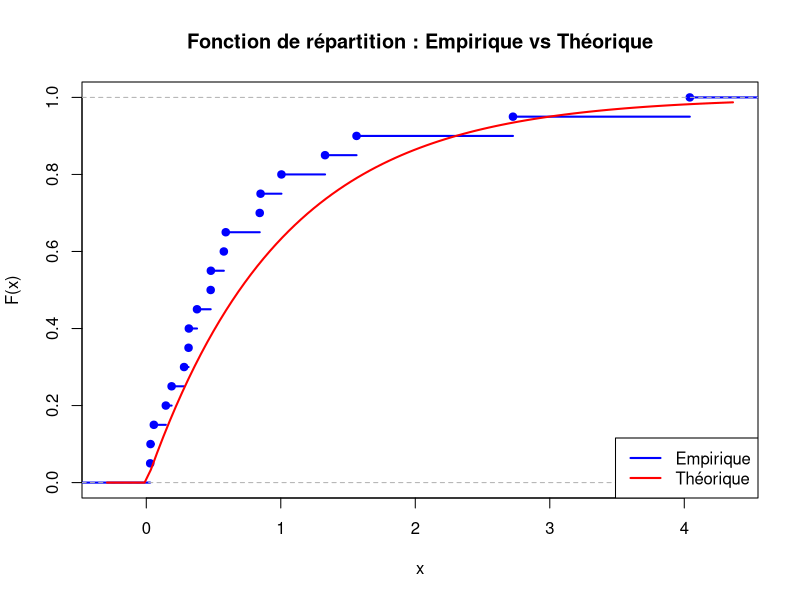
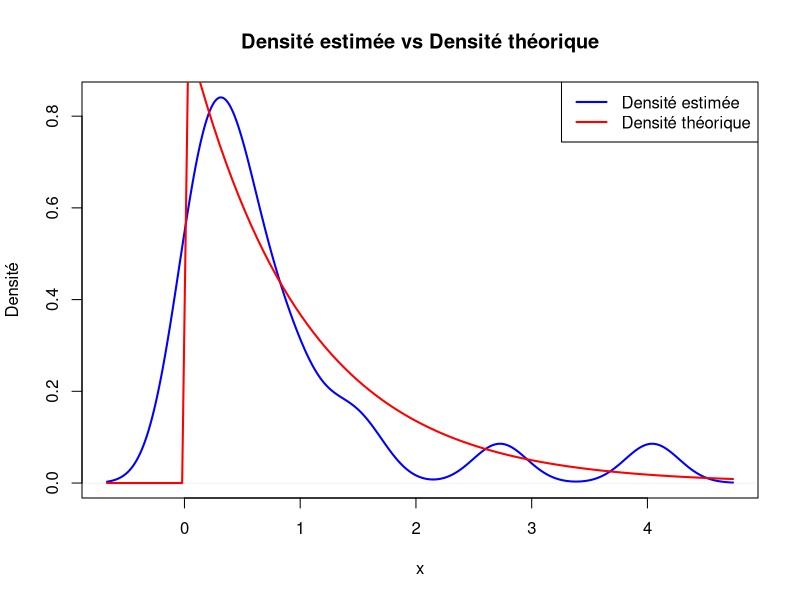
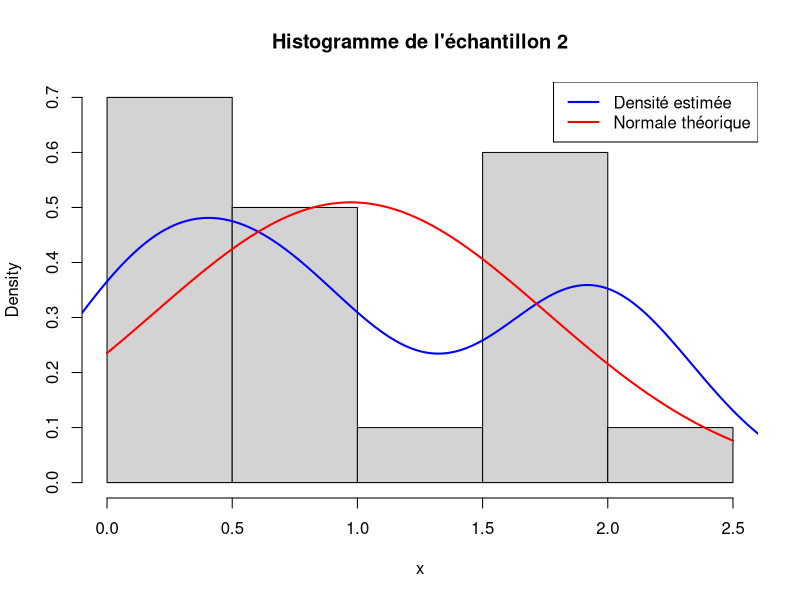
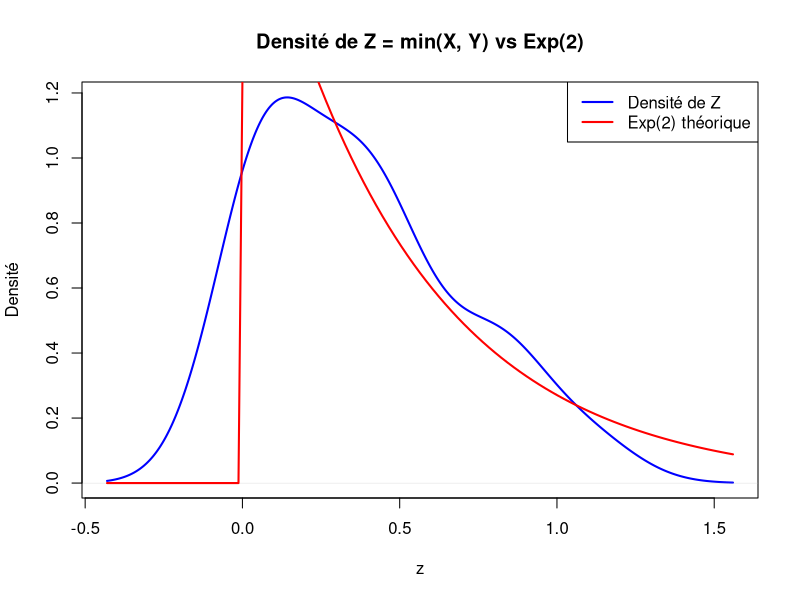

Generate these figures, in order, with R:
# Crée le dossier "img" s'il n'existe pas
if (!dir.exists("img")) dir.create("img")

# Ouvre un fichier PNG dans le dossier img
png("img/exo1_q1_repartition.png", width = 800, height = 600)

# ----- Code du graphique -----
set.seed(123)
echantillon1 <- rexp(n = 20, rate = 1)

plot(ecdf(echantillon1),
     main = "Fonction de répartition : Empirique vs Théorique",
     xlab = "x", ylab = "F(x)",
     col = "blue", lwd = 2)

curve(pexp(x, rate = 1), col = "red", lwd = 2, add = TRUE)

legend("bottomright", legend = c("Empirique", "Théorique"),
       col = c("blue", "red"), lwd = 2)

# ----- Fin du graphique -----

# Ferme le fichier PNG
dev.off()

#----------------------------------------

# Exercice 1 - Question 2 : Densité estimée vs densité théorique

# Crée le dossier "img" s'il n'existe pas
if (!dir.exists("img")) dir.create("img")

# Ouvre un fichier PNG pour sauvegarder le graphique
png("img/exo1_q2_densite.png", width = 800, height = 600)

# Génère l’échantillon (le même que précédemment)
set.seed(123)
echantillon1 <- rexp(n = 20, rate = 1)

# Trace la densité empirique
plot(density(echantillon1),
     main = "Densité estimée vs Densité théorique",
     col = "blue", lwd = 2,
     xlab = "x", ylab = "Densité")

# Ajoute la densité théorique (de la loi exponentielle)
curve(dexp(x, rate = 1), col = "red", lwd = 2, add = TRUE)

# Légende
legend("topright", legend = c("Densité estimée", "Densité théorique"),
       col = c("blue", "red"), lwd = 2)

# Ferme le fichier PNG
dev.off()

#----------------------------------------
# Exercice 1 - Question 3 : Cet échantillon est-il gaussien ?

# Crée le dossier "img" s'il n'existe pas
if (!dir.exists("img")) dir.create("img")

# Ouvre un fichier PNG pour sauvegarder le graphique
png("img/exo1_q3_gaussianite.png", width = 800, height = 600)

# Définir le nouvel échantillon
echantillon2 <- c(1.86, 1.99, 0.43, 1.95, 2.09,
                  1.81, 0.54, 0.62, 0.10, 0.13,
                  0.79, 1.89, 0.13, 0.79, 0.04,
                  0.04, 0.82, 2.00, 0.34, 1.10)

# Histogramme + densité estimée
hist(echantillon2, probability = TRUE,
     main = "Histogramme de l'échantillon 2",
     col = "lightgray", xlab = "x")
lines(density(echantillon2), col = "blue", lwd = 2)

# Courbe normale théorique (même moyenne/écart-type que l’échantillon)
curve(dnorm(x, mean=mean(echantillon2), sd=sd(echantillon2)),
      col = "red", lwd = 2, add = TRUE)

legend("topright", legend = c("Densité estimée", "Normale théorique"),
       col = c("blue", "red"), lwd = 2)

# Fermer le fichier PNG
dev.off()

# Afficher les résultats des tests de normalité

# Test de Shapiro-Wilk
shapiro_result <- shapiro.test(echantillon2)
print(shapiro_result)

# Test d’Anderson-Darling (nécessite le package nortest)
if (!require(nortest)) install.packages("nortest")
library(nortest)
ad_result <- ad.test(echantillon2)
print(ad_result)

#----------------------------------------
# Question 4 : Comparer les deux échantillons (1 et 2) avec un test non paramétrique

# Test de Kolmogorov-Smirnov (non paramétrique)
ks.test(echantillon1, echantillon2)

# Test de Wilcoxon (pour comparer les médianes)
wilcox.test(echantillon1, echantillon2)

#----------------------------------------
# Question 5 : Créer Z = min(X, Y) et le comparer à sa loi théorique

z <- pmin(echantillon1, echantillon2)

# Sauvegarder le graphique
png("img/exo1_q5_min_density.png", width = 800, height = 600)

# Densité empirique vs théorique (exp(2))
plot(density(z), col = "blue", lwd = 2,
     main = "Densité de Z = min(X, Y) vs Exp(2)",
     xlab = "z", ylab = "Densité")
curve(dexp(x, rate = 2), col = "red", lwd = 2, add = TRUE)
legend("topright", legend = c("Densité de Z", "Exp(2) théorique"),
       col = c("blue", "red"), lwd = 2)

dev.off()

# Test de Kolmogorov-Smirnov entre z et Exp(2)
ks.test(z, "pexp", rate = 2)

#----------------------------------------
#Question 6 : Comparer la 1ère ligne et la 2e ligne

ligne1 <- c(1.86, 1.99, 0.43, 1.95, 2.09,
            1.81, 0.54, 0.62, 0.10, 0.13)

ligne2 <- c(0.79, 1.89, 0.13, 0.79, 0.04,
            0.04, 0.82, 2.00, 0.34, 1.10)

# Test de Kolmogorov-Smirnov
ks.test(ligne1, ligne2)

# Test de Wilcoxon
wilcox.test(ligne1, ligne2)
